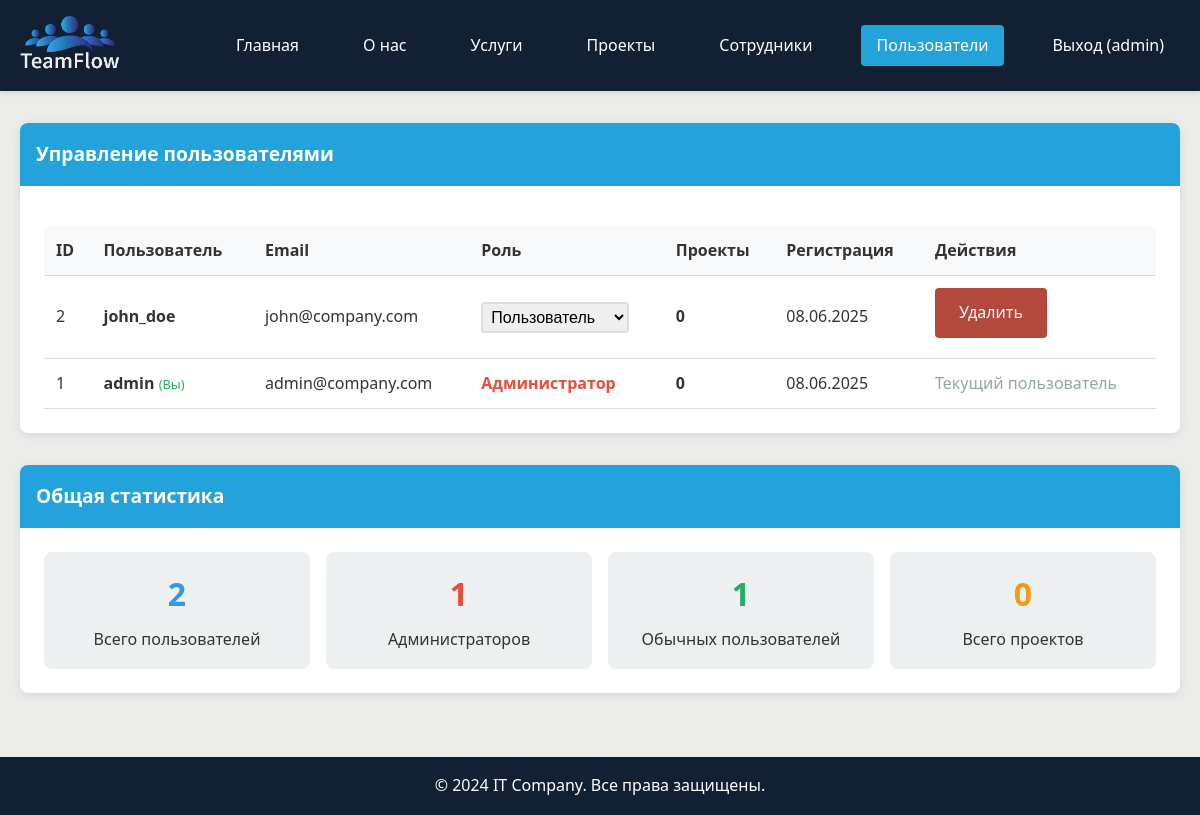
/admin_users.php (signed in), run on the app's committed database.
### tables this page shows
CREATE TABLE users (
    id INT AUTO_INCREMENT PRIMARY KEY,
    username VARCHAR(50) UNIQUE NOT NULL,
    email VARCHAR(100) UNIQUE NOT NULL,
    password VARCHAR(255) NOT NULL,
    role ENUM('user', 'admin') DEFAULT 'user',
    created_at TIMESTAMP DEFAULT CURRENT_TIMESTAMP
);

### config.php (called while the page is built, shortened)
<?php
function escape($string) {
    return htmlspecialchars($string, ENT_QUOTES, 'UTF-8');
}
?>

### admin_users.php (the view, shortened to what this page needs)
<?php
require_once 'config.php';
$stmt = $pdo->query("
    SELECT u.*,
           COUNT(p.id) as projects_count,
           MAX(p.created_at) as last_project_date
    FROM users u
    LEFT JOIN projects p ON u.id = p.user_id
    GROUP BY u.id
    ORDER BY u.created_at DESC
");
$users = $stmt->fetchAll();
?>
<!DOCTYPE html>
<html lang="ru">
<head>
    <link rel="stylesheet" href="../styles.css">
</head>
<body>
    <header class="header">
        <div class="container">
            <div class="header__container">
                <img src="logo.png" width="100" height="auto" alt="Логотип сайта">
                <nav class="header__nav">
                    <a href="../index.php" class="header__link">Главная</a>
                    <a href="../about.php" class="header__link">О нас</a>
                    <a href="../services.php" class="header__link">Услуги</a>
                    <a href="../projects.php" class="header__link">Проекты</a>
                    <a href="../employees.php" class="header__link">Сотрудники</a>
                    <a href="users.php" class="header__link header__link--active">Пользователи</a>
                    <a href="../logout.php" class="header__link">Выход (<?php echo escape($_SESSION['username']); ?>)</a>
                </nav>
            </div>
        </div>
    </header>
    <main class="main">
        <div class="container">
            <div class="card">
                <div class="card__header">
                    Управление пользователями
                </div>
                <div class="card__body">
                    <div class="table-responsive">
                        <table class="table">
                            <thead class="table__header">
                                <tr>
                                    <th class="table__cell">ID</th>
                                    <th class="table__cell">Пользователь</th>
                                    <th class="table__cell">Email</th>
                                    <th class="table__cell">Роль</th>
                                    <th class="table__cell">Проекты</th>
                                    <th class="table__cell">Регистрация</th>
                                    <th class="table__cell">Действия</th>
                                </tr>
                            </thead>
                            <tbody>
                                <?php foreach ($users as $user): ?>
                                    <tr class="table__row">
                                        <td class="table__cell"><?php echo $user['id']; ?></td>
                                        <td class="table__cell">
                                            <strong><?php echo escape($user['username']); ?></strong>
                                            <?php if ($user['id'] === $_SESSION['user_id']): ?>
                                                <span style="color: #27ae60; font-size: 0.8rem;">(Вы)</span>
                                            <?php endif; ?>
                                        </td>
                                        <td class="table__cell"><?php echo escape($user['email']); ?></td>
                                        <td class="table__cell">
                                            <?php if ($user['id'] === $_SESSION['user_id']): ?>
                                                <span style="color: #e74c3c; font-weight: bold;">
                                                    <?php echo $user['role'] === 'admin' ? 'Администратор' : 'Пользователь'; ?>
                                                </span>
                                            <?php else: ?>
                                                <form method="POST" style="display: inline;">
                                                    <select name="role" onchange="this.form.submit()" class="form__select" style="width: auto; padding: 0.25rem;">
                                                        <option value="user" <?php echo $user['role'] === 'user' ? 'selected' : ''; ?>>Пользователь</option>
                                                    </select>
                                                </form>
                                            <?php endif; ?>
                                        </td>
                                        <td class="table__cell">
                                            <strong><?php echo $user['projects_count']; ?></strong>
                                        </td>
                                        <td class="table__cell">
                                            <?php echo date('d.m.Y', strtotime($user['created_at'])); ?>
                                        </td>
                                        <td class="table__cell">
                                            <?php if ($user['id'] !== $_SESSION['user_id']): ?>
                                                <a href="?delete=<?php echo $user['id']; ?>" class="btn btn--danger"
                                                   onclick="return confirm('Вы уверены, что хотите удалить этого пользователя? Все его проекты также будут удалены!')">
                                                   Удалить
                                                </a>
                                            <?php else: ?>
                                                <span style="color: #95a5a6;">Текущий пользователь</span>
                                            <?php endif; ?>
                                        </td>
                                    </tr>
                                <?php endforeach; ?>
                            </tbody>
                        </table>
                    </div>
                </div>
            </div>
            <div class="card">
                <div class="card__header">
                    Общая статистика
                </div>
                <div class="card__body">
                    <?php
                    $stats = [
                        'total_users' => count($users),
                        'admin_users' => count(array_filter($users, fn($u) => $u['role'] === 'admin')),
                        'regular_users' => count(array_filter($users, fn($u) => $u['role'] === 'user')),
                        'total_projects' => array_sum(array_column($users, 'projects_count'))
                    ];
                    ?>
                    <div style="display: grid; grid-template-columns: repeat(auto-fit, minmax(200px, 1fr)); gap: 1rem;">
                        <div style="text-align: center; padding: 1rem; background: #ecf0f1; border-radius: 8px;">
                            <h3 style="color: #3498db; font-size: 2rem; margin-bottom: 0.5rem;"><?php echo $stats['total_users']; ?></h3>
                            <p>Всего пользователей</p>
                        </div>
                        <div style="text-align: center; padding: 1rem; background: #ecf0f1; border-radius: 8px;">
                            <h3 style="color: #e74c3c; font-size: 2rem; margin-bottom: 0.5rem;"><?php echo $stats['admin_users']; ?></h3>
                            <p>Администраторов</p>
                        </div>
                        <div style="text-align: center; padding: 1rem; background: #ecf0f1; border-radius: 8px;">
                            <h3 style="color: #27ae60; font-size: 2rem; margin-bottom: 0.5rem;"><?php echo $stats['regular_users']; ?></h3>
                            <p>Обычных пользователей</p>
                        </div>
                        <div style="text-align: center; padding: 1rem; background: #ecf0f1; border-radius: 8px;">
                            <h3 style="color: #f39c12; font-size: 2rem; margin-bottom: 0.5rem;"><?php echo $stats['total_projects']; ?></h3>
                            <p>Всего проектов</p>
                        </div>
                    </div>
                </div>
            </div>
        </div>
    </main>
    <footer class="footer">
        <div class="container">
            <p>&copy; 2024 IT Company. Все права защищены.</p>
        </div>
    </footer>
</body>
</html>

### styles.css (style rules this page uses)
* { margin: 0; padding: 0; box-sizing: border-box; }
body { font-family: 'Segoe UI', Tahoma, Geneva, Verdana, sans-serif; line-height: 1.6; color: #333; background-color: #ececeb; }
.container { max-width: 1200px; margin: 0 auto; padding: 0 20px; }
.header { background: #122033; color: white; padding: 1rem 0; box-shadow: 0 2px 5px rgba(0,0,0,0.1); }
.header__container { display: flex; justify-content: space-between; align-items: center; flex-wrap: wrap; }
.header__nav { display: flex; gap: 2rem; flex-wrap: wrap; }
.header__link { color: white; text-decoration: none; padding: 0.5rem 1rem; border-radius: 4px; transition: background-color 0.3s; }
.header__link:hover, .header__link--active { background-color: #23a2dc; }
.main { min-height: calc(100vh - 140px); padding: 2rem 0; }
.card { background: white; border-radius: 8px; box-shadow: 0 2px 10px rgba(0,0,0,0.1); margin-bottom: 2rem; overflow: hidden; }
.card__header { background: #23a2dc; color: white; padding: 1rem; font-size: 1.2rem; font-weight: bold; }
.card__body { padding: 1.5rem; }
.form__input, .form__select, .form__textarea { width: 100%; padding: 0.75rem; border: 2px solid #ddd; border-radius: 4px; font-size: 1rem; transition: border-color 0.3s; }
.btn { display: inline-block; padding: 0.75rem 1.5rem; background: #2ca1db; color: white; text-decoration: none; border: none; border-radius: 4px; cursor: pointer; font-size: 1rem; transition: background-color 0.3s; margin-right: 0.5rem; margin-bottom: 0.5rem; }
.btn--danger { background: #b3483d; }
.table { width: 100%; border-collapse: collapse; margin-top: 1rem; }
.table__header { background: #f8f9fa; font-weight: bold; }
.table__cell { padding: 0.75rem; border-bottom: 1px solid #ddd; text-align: left; }
.footer { background: #122033; color: white; text-align: center; padding: 1rem 0; margin-top: auto; }

### data on the page
users: id "2", username "john_doe", email "john@company.com", role "Пользователь", projects_count "0", created_at "08.06.2025"
users: id "1", username "admin", shows "(Вы)", email "admin@company.com", role "Администратор", projects_count "0", created_at "08.06.2025", shows "Текущий пользователь"

### other printed values
$_SESSION['username'] "admin"
$stats['total_users'] "2"
$stats['admin_users'] "1"
$stats['regular_users'] "1"
$stats['total_projects'] "0"
